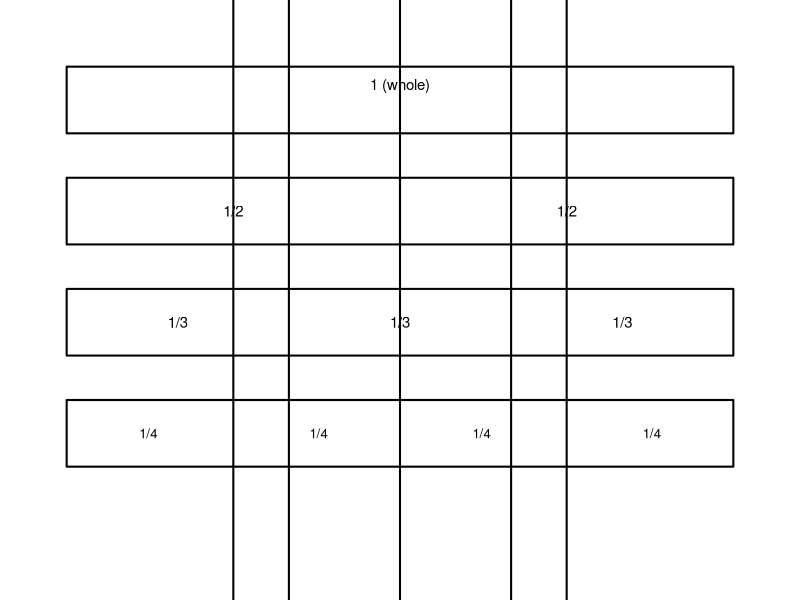
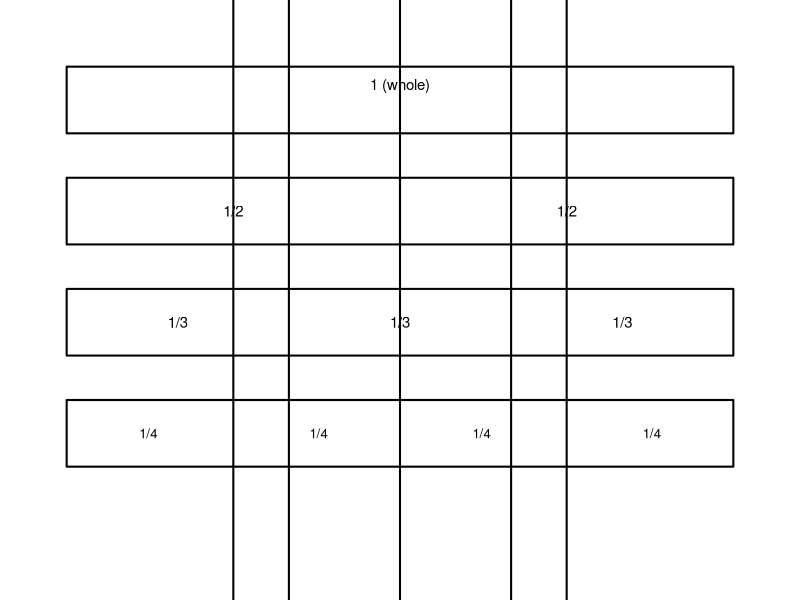

These figures' R source, in order:
library(svglite)

make_plot <- function() {
  old <- par(mar = c(0,0,0,0), bg = "white")
  plot(0, 0, type = "n", xlim = c(0, 10), ylim = c(0, 5), axes = FALSE, xlab = "", ylab = "")
  # whole bar reference
  rect(0.5, 4.0, 9.5, 4.6, border = "black", lwd = 2)
  text(5, 4.3, "1 (whole)", cex = 0.9, pos = 3)
  # halves
  rect(0.5, 3.0, 9.5, 3.6, border = "black", lwd = 2)
  lines(c(5,5), c(3.0,3.6), lwd = 2)
  text(2.75, 3.3, "1/2", cex = 0.9)
  text(7.25, 3.3, "1/2", cex = 0.9)
  # thirds
  rect(0.5, 2.0, 9.5, 2.6, border = "black", lwd = 2)
  lines(c(3.5,6.5), c(2.0,2.0), lwd = 0)
  abline(v = 3.5, lwd = 2); abline(v = 6.5, lwd = 2)
  text(2.0, 2.3, "1/3", cex = 0.9)
  text(5.0, 2.3, "1/3", cex = 0.9)
  text(8.0, 2.3, "1/3", cex = 0.9)
  # quarters
  rect(0.5, 1.0, 9.5, 1.6, border = "black", lwd = 2)
  abline(v = 2.75, lwd = 2); abline(v = 5.0, lwd = 2); abline(v = 7.25, lwd = 2)
  text(1.6, 1.3, "1/4", cex = 0.8)
  text(3.9, 1.3, "1/4", cex = 0.8)
  text(6.1, 1.3, "1/4", cex = 0.8)
  text(8.4, 1.3, "1/4", cex = 0.8)
  par(old)
}

svg_out <- "C:/Users/18904/Github/primary-mathematics/figures/week39-1.svg"
pdf_out <- "C:/Users/18904/Github/primary-mathematics/figures/week39-1.pdf"
svglite(svg_out, width = 4, height = 4)
make_plot(); dev.off()
cairo_pdf(pdf_out, width = 4, height = 4)
make_plot(); dev.off()
cat("done\n")
